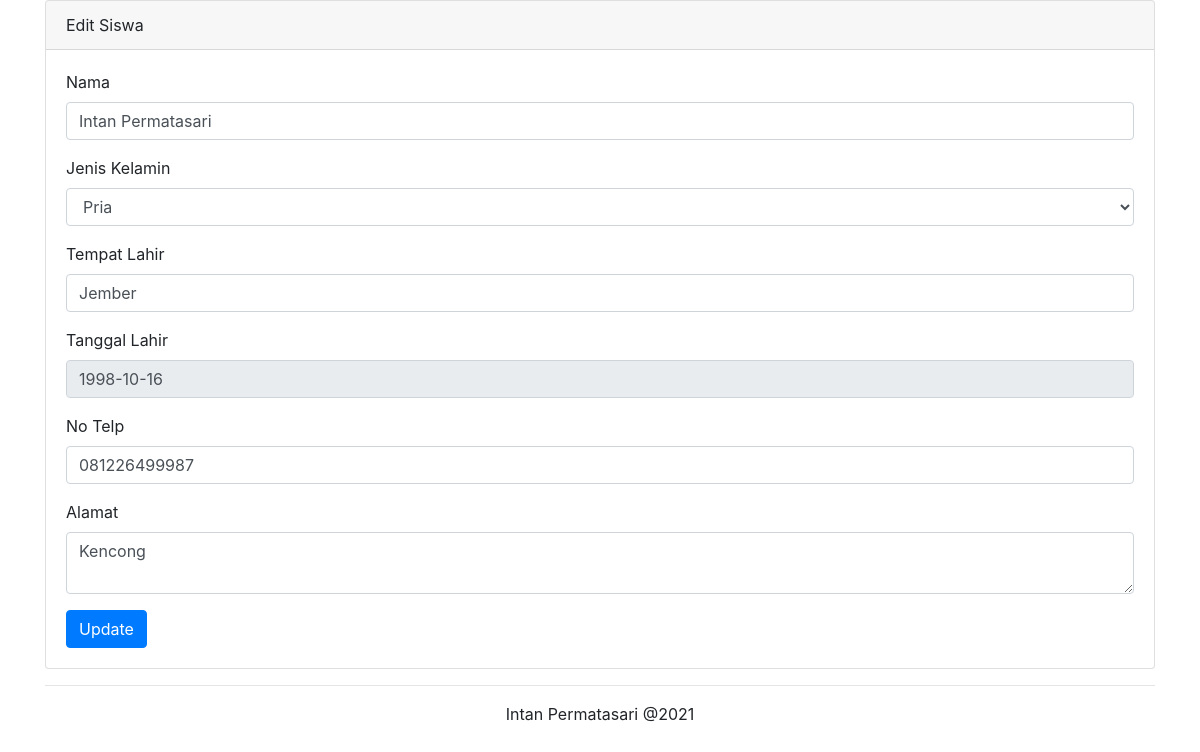
/siswa/edit/1, run on the app's committed database.
### tables this page shows
CREATE TABLE `siswa` (
  `kd_siswa` int(11) NOT NULL AUTO_INCREMENT,
  `nama` varchar(100) DEFAULT NULL,
  `jenis_kelamin` enum('Pria','Wanita') DEFAULT NULL,
  `tempat_lahir` varchar(255) DEFAULT NULL,
  `tanggal_lahir` date DEFAULT NULL,
  `no_telp` varchar(100) DEFAULT NULL,
  `alamat` varchar(100) DEFAULT NULL,
  PRIMARY KEY (`kd_siswa`)
);

### application/controllers/Siswa.php (called while the page is built, shortened)
<?php
class Siswa extends CI_Controller
{
    public function __construct()
    {
        $this->load->model("siswa_model");
        $this->load->library('form_validation');
    }
    function edit($kd_siswa)
    {
        $data['siswa'] = $this->siswa_model->getById($kd_siswa);
        $this->load->view('template/header');
        $this->load->view('edit', $data);
        $this->load->view('template/footer');
    }
}

### index.php (called while the page is built, shortened)
<?php
require_once BASEPATH.'core/CodeIgniter.php';

### application/models/Siswa_model.php (called while the page is built, shortened)
<?php
class Siswa_model extends CI_Model
{
    private $table = "siswa";
    public function getById($id)
    {
        return $this->db->get_where($this->table, ["kd_siswa" => $id])->row();
    }
}

### application/views/edit.php (the view, shortened to what this page needs)
<div class="container">
    <div class="card">
        <div class="card-header">Edit Siswa</div>
        <div class="card-body">
            <form method="post" action="<?php echo base_url(); ?>siswa/update">
                <div class="form-group">
                    <label for="nama">Nama</label>
                    <input type="text" value="<?php echo $siswa->nama; ?>" class="form-control" id="nama" name="nama">
                </div>
                <div class="form-group">
                    <label for="jenis_kelamin">Jenis Kelamin</label>
                    <select name="jenis_kelamin" id="jenis_kelamin" class="form-control">
                        <option value="pria" <?php echo ($siswa->jenis_kelamin ? 'pria' : 'selected'); ?>>Pria</option>
                    </select>
                </div>
                <div class="form-group">
                    <label for="tempat_lahir">Tempat Lahir</label>
                    <input type="text" class="form-control" id="tempat_lahir" name="tempat_lahir" value="<?php echo $siswa->tempat_lahir; ?>">
                </div>
                <div class="form-group">
                    <label for="tgl_lahir">Tanggal Lahir</label>
                    <input type="text" class="form-control datepicker" readonly id="tanggal_lahir" name="tanggal_lahir" value="<?php echo $siswa->tanggal_lahir; ?>">
                </div>
                <div class="form-group">
                    <label for="no_telp">No Telp</label>
                    <input type="number" class="form-control" value="<?php echo $siswa->no_telp; ?>" id="no_telp" name="no_telp">
                </div>
                <div class="form-group">
                    <label for="alamat">Alamat</label>
                    <textarea class="form-control" name="alamat" id="alamat"><?php echo $siswa->alamat; ?></textarea>
                </div>
                <button type="submit" class="btn btn-primary">Update</button>
            </form>
        </div>
    </div>
</div>

### data on the page
siswa: nama "Intan Permatasari", tempat_lahir "Jember", tanggal_lahir "1998-10-16", no_telp "081226499987", alamat "Kencong"
